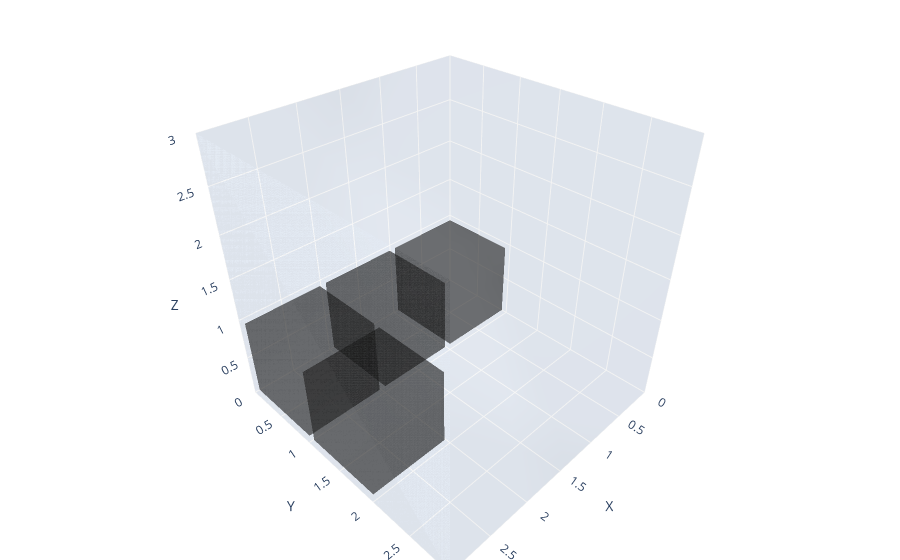

Here is the notebook cell this chart was saved with:
### Code cell
example_shape = blokks.loc[12, "voxels"]  # id=2
example_n = 3
fig = plot_voxels(voxels=example_shape, n=example_n, color="black")
fig.show()

# there should be 54 unique placements of id=2 in a 3x3 game!
# id=12, the L shaped one, introduces a problem in 3x3 but not 4x4 ---

all_rotations = generate_rotations(voxels=example_shape)
all_placements = generate_all_placements(voxels=example_shape, n=example_n)

### Figure 1 — Plotly figure (JSON) as saved in the notebook; plotly's stock layout.template omitted (floating-point values rounded to 4 significant figures)
{"data": [{"alphahull": 1, "color": "black", "opacity": 0.4, "showscale": false, "type": "mesh3d", "x": [0.04, 0.96, 0.96, 0.04, 0.04, 0.96, 0.96, 0.04], "y": [0.04, 0.04, 0.96, 0.96, 0.04, 0.04, 0.96, 0.96], "z": [0.04, 0.04, 0.04, 0.04, 0.96, 0.96, 0.96, 0.96]}, {"alphahull": 1, "color": "black", "opacity": 0.4, "showscale": false, "type": "mesh3d", "x": [1.04, 1.96, 1.96, 1.04, 1.04, 1.96, 1.96, 1.04], "y": [0.04, 0.04, 0.96, 0.96, 0.04, 0.04, 0.96, 0.96], "z": [0.04, 0.04, 0.04, 0.04, 0.96, 0.96, 0.96, 0.96]}, {"alphahull": 1, "color": "black", "opacity": 0.4, "showscale": false, "type": "mesh3d", "x": [2.04, 2.96, 2.96, 2.04, 2.04, 2.96, 2.96, 2.04], "y": [0.04, 0.04, 0.96, 0.96, 0.04, 0.04, 0.96, 0.96], "z": [0.04, 0.04, 0.04, 0.04, 0.96, 0.96, 0.96, 0.96]}, {"alphahull": 1, "color": "black", "opacity": 0.4, "showscale": false, "type": "mesh3d", "x": [2.04, 2.96, 2.96, 2.04, 2.04, 2.96, 2.96, 2.04], "y": [1.04, 1.04, 1.96, 1.96, 1.04, 1.04, 1.96, 1.96], "z": [0.04, 0.04, 0.04, 0.04, 0.96, 0.96, 0.96, 0.96]}, {"alphahull": 1, "color": "black", "opacity": 0.4, "showscale": false, "type": "mesh3d", "x": [3.04, 3.96, 3.96, 3.04, 3.04, 3.96, 3.96, 3.04], "y": [1.04, 1.04, 1.96, 1.96, 1.04, 1.04, 1.96, 1.96], "z": [0.04, 0.04, 0.04, 0.04, 0.96, 0.96, 0.96, 0.96]}, {"alphahull": 0, "color": "lightgray", "opacity": 0.1, "showscale": false, "type": "mesh3d", "x": [0, 3, 3, 0, 0, 3, 3, 0], "y": [0, 0, 3, 3, 0, 0, 3, 3], "z": [0, 0, 0, 0, 3, 3, 3, 3]}], "layout": {"margin": {"b": 0, "l": 0, "r": 0, "t": 0}, "scene": {"aspectratio": {"x": 1, "y": 1, "z": 1}, "xaxis": {"range": [0, 3], "title": {"text": "X"}}, "yaxis": {"range": [0, 3], "title": {"text": "Y"}}, "zaxis": {"range": [0, 3], "title": {"text": "Z"}}}}}
